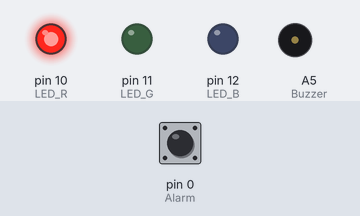
The sketch below on a simulated Arduino Uno, built with avr-gcc and run on an emulated ATmega328P. Shown: output pins drawn as LEDs (lit = HIGH), buzzer (waves = sounding). The test bench sets the inputs (shaded band); at power-on: pin 0 (Alarm) HIGH.

Above: at 0.1 s.
Timing chart, 0 to 1.6 s (numbered marks = the images above):
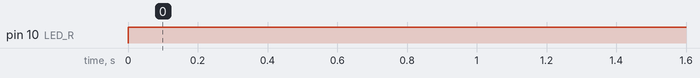

The sketch:

DoorAlarm.ino
```cpp
#define LED_R 10
#define LED_G 11
#define LED_B 12
#define Buzzer A5
#define Alarm 0

bool open = false;
void setup() {

  pinMode(LED_R, OUTPUT);
  pinMode(LED_G, OUTPUT);
  pinMode(LED_B, OUTPUT);
  pinMode(Buzzer, OUTPUT);
  pinMode(Alarm, INPUT_PULLUP);

  digitalWrite(LED_R, LOW);
  digitalWrite(LED_G, LOW);
  digitalWrite(LED_B, LOW);
}

void loop() {

  if (digitalRead(Alarm) == LOW) {
    digitalWrite(LED_R, LOW);
    digitalWrite(LED_G, LOW);
    digitalWrite(LED_B, HIGH);
    open = false;
  }else {
    open = true;
    tone(Buzzer, 4300);
    noTone(Buzzer);
    while(open)
    {

    digitalWrite(LED_R, HIGH);
    digitalWrite(LED_G, LOW);
    digitalWrite(LED_B, LOW);

    delay(280);
    digitalWrite(LED_R, LOW);
    digitalWrite(LED_G, LOW);
    digitalWrite(LED_B, LOW);
    }

  }
}
```

Measured:
- by itself, pin 10 (LED_R): LOW → HIGH at 0.00 s
